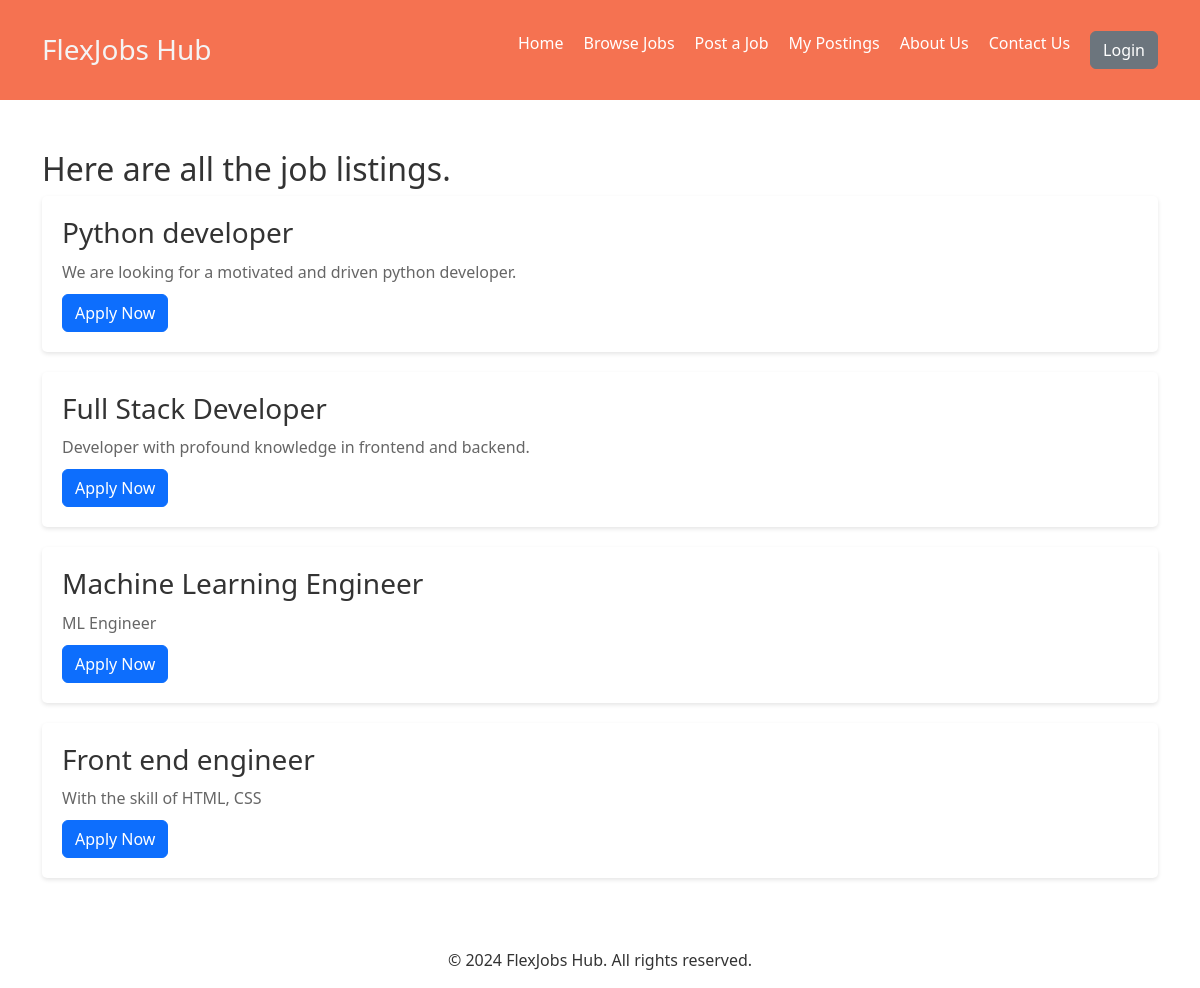
The page /browse_jobs/ on the database its author committed.
### part_job/models.py (models this page shows)
class job(models.Model):
    user = models.ForeignKey(User, on_delete= models.SET_NULL, null= True, blank= True)
    job_name = models.CharField(max_length=50)
    job_description = models.TextField()

### part_job/views.py (the view)
# urls.py: path('browse_jobs/', browse_jobs, name="browse_jobs"),
def browse_jobs(request):
    all_jobs = job.objects.all()
    context = {"all_jobs": all_jobs}
    return render(request, "browse_jobs.html", context)

### part_job/templates/browse_jobs.html
{% extends "base.html" %}
{% block start %}
<section id="featured-jobs">
    <div class="container">
        <h2>Here are all the job listings.</h2>
            {% for job in all_jobs %}
            <div class="job">
            <h3>{{ job.job_name }}</h3>
            <p>{{ job.job_description }}</p>
            <a href="#" class="btn btn-primary">Apply Now</a>
            </div>
            {% endfor %}
        </div>
</section>
{% endblock %}

### part_job/templates/base.html (shortened to what this page needs)
<!DOCTYPE html>
<html lang="en">
<head>
    {% load static %}
    <link rel="stylesheet" href="{% static 'styles.css' %}">
    <link href="https://cdn.jsdelivr.net/npm/bootstrap@5.3.3/dist/css/bootstrap.min.css" rel="stylesheet">
</head>
<body>
    <header>
        <div class="container fluid">
            <nav class = "navbar navbar-expand-lg">
                <a class="navbar-brand mb-0 h1 " href="/">FlexJobs Hub</a>
                <ul class = "navbar-nav ms-auto mb-2 mb-lg-0">
                    <li><a href="/">Home</a></li>
                    <li><a href="/browse_jobs/">Browse Jobs</a></li>
                    <li><a href="/post_job/">Post a Job</a></li>
                    <li><a href="/post_job/">My Postings</a></li>
                    <li><a href="/about_us/">About Us</a></li>
                    <li><a href="/contact_us/">Contact Us</a></li>
                {% if request.user.is_authenticated %}
                    <a href="/logout/" class="btn btn-secondary" type="submit" >Logout</a>
                {% else %}
                    <a href="/login/" class="btn btn-secondary" type="submit" >Login</a>
                {% endif %}
                </ul>
            </nav>
        </div>
    </header>
    {% block start %}
    {% endblock %}
    <footer>
        <div class="container">
            <p>&copy; 2024 FlexJobs Hub. All rights reserved.</p>
        </div>
    </footer>
</body>
</html>

### part_job/static/styles.css (style rules this page uses)
body { font-family: Arial, sans-serif; background-color: #f4f4f4; min-height: 100%; display: flex; flex-direction: column; }
html { height: 100%; }
footer { margin-top: auto; text-align: center; }
.container { width: 80%; margin: 0 auto; color:#333; }
header { background-color: #F57251; color: #fff; padding: 20px 0; }
header nav ul { list-style: none; }
header nav ul li { display: inline; margin-right: 20px; }
header nav ul li a { color: #fff; text-decoration: none; }
.btn { display: inline-block; background-color: #ff6600; color: #fff; padding: 10px 20px; text-decoration: none; border-radius: 5px; }
#featured-jobs { padding: 50px 0; }
.job { background-color: #fff; padding: 20px; margin-bottom: 20px; border-radius: 5px; box-shadow: 0 2px 4px rgba(0, 0, 0, 0.1); }
.job h3 { margin-bottom: 10px; }
.job p { color: #666; margin-bottom: 10px; }
.navbar-brand.mb-0.h1 { font-size: 28px; color:#f4f4f4; }
body { background-color: #8f4df8; }

### rows shown on the page
job: job_name "Python developer", job_description "We are looking for a motivated and driven python developer."
job: job_name "Full Stack Developer", job_description "Developer with profound knowledge in frontend and backend."
job: job_name "Machine Learning Engineer", job_description "ML Engineer"
job: job_name "Front end engineer", job_description "With the skill of HTML, CSS"
